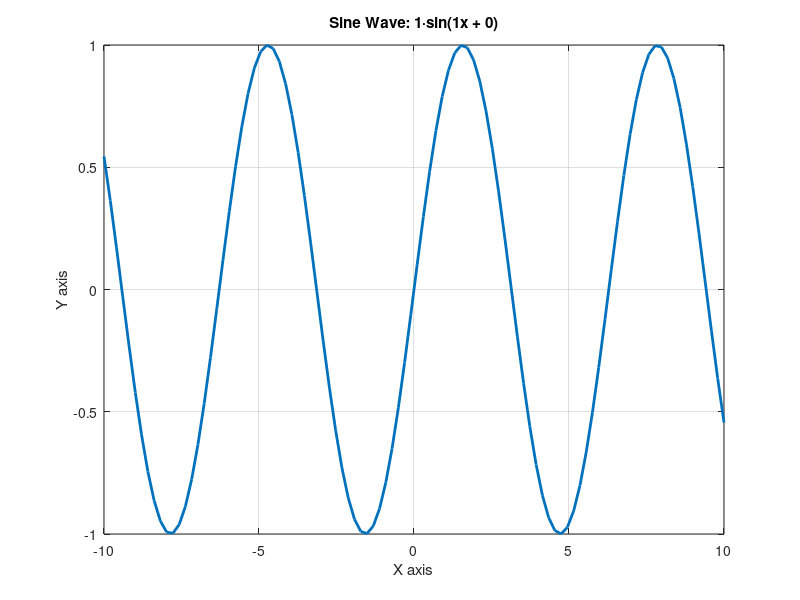

This chart was generated by the following MATLAB code: (Note: this script raises an error after producing the figure.)
function result = advanced_plot(function_type, amplitude, frequency, phase, x_min, x_max, num_points)
 
    % Set default parameters if not provided
    if nargin < 1, function_type = 'sin'; end
    if ~ischar(function_type), function_type = 'sin'; end
    if nargin < 2, amplitude = 1; end
    if nargin < 3, frequency = 1; end
    if nargin < 4, phase = 0; end
    if nargin < 5, x_min = -10; end
    if nargin < 6, x_max = 10; end
    if nargin < 7, num_points = 100; end
    
    % Generate x values
    x = linspace(x_min, x_max, num_points);
    
    % Generate y values based on function type
    switch lower(function_type)
        case 'sin'
            y = amplitude * sin(frequency * x + phase);
            title_text = sprintf('Sine Wave: %g·sin(%gx + %g)', amplitude, frequency, phase);
        case 'cos'
            y = amplitude * cos(frequency * x + phase);
            title_text = sprintf('Cosine Wave: %g·cos(%gx + %g)', amplitude, frequency, phase);
        case 'tan'
            y = amplitude * tan(frequency * x + phase);
            % Clip extreme values for better visualization
            y = min(max(y, -10), 10);
            title_text = sprintf('Tangent Wave: %g·tan(%gx + %g)', amplitude, frequency, phase);
        case 'square'
            y = amplitude * sign(sin(frequency * x + phase));
            title_text = sprintf('Square Wave: amplitude=%g, freq=%g, phase=%g', amplitude, frequency, phase);
        otherwise
            y = zeros(size(x));
            title_text = 'Unknown function type';
    end
    
    % Create plot with MATLAB's enhanced visualization
    figure('Visible', 'off');  % Create invisible figure (for web app)
    plot(x, y, 'LineWidth', 2);
    title(title_text, 'Interpreter', 'tex');
    xlabel('X axis');
    ylabel('Y axis');
    grid on;
    
    % Add MATLAB-specific enhancements
    ax = gca;
    ax.XAxisLocation = 'origin';
    ax.YAxisLocation = 'origin';
    ax.Box = 'off';
    
    % Return result (not used in this case as plot is returned via Python bridge)
    result = struct('status', 'success');
end 